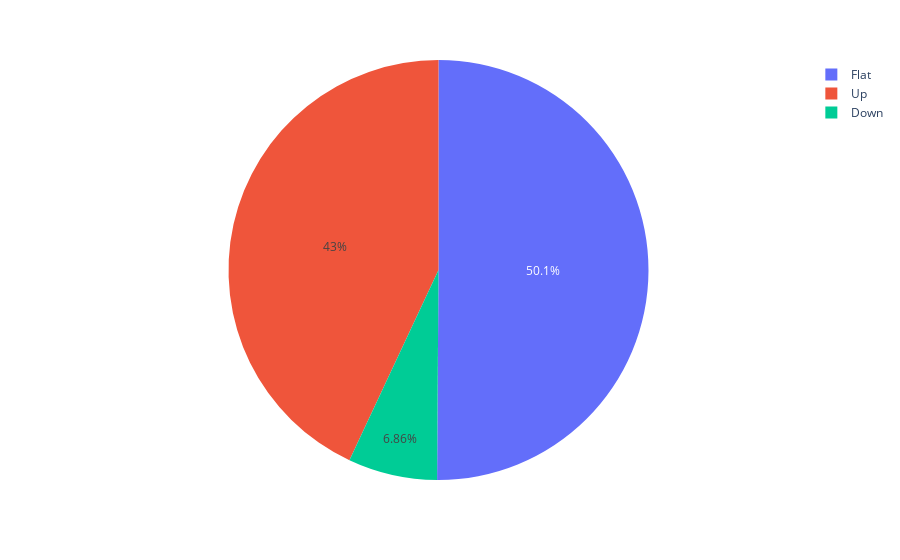

The notebook cell this image was saved under:
### Code cell
px.pie(dados, "ST_Slope")

### Figure 1 — Plotly figure (JSON) as saved in the notebook; plotly's stock layout.template omitted (floating-point values rounded to 4 significant figures; data arrays with more than 128 entries replaced by an {"elided": "..."} marker saying what was removed)
{"data": [{"domain": {"x": [0, 1], "y": [0, 1]}, "hovertemplate": "ST_Slope=%{label}<extra></extra>", "labels": {"elided": "918 str values"}, "legendgroup": "", "name": "", "showlegend": true, "type": "pie"}], "layout": {"legend": {"tracegroupgap": 0}, "margin": {"t": 60}}}
